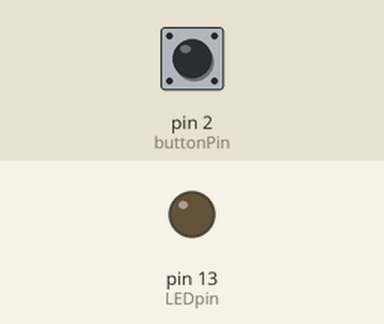
Recording of a sketch running on a simulated Arduino Uno, built with avr-gcc and run on an emulated ATmega328P. On the bench: output pins drawn as LEDs (lit = HIGH). Dashed ring = blinking. The test bench sets the inputs (shaded band); at power-on: pin 2 (buttonPin) LOW.

Above: at 1.2 s.
1.3 s: pin 2 (buttonPin) pulled HIGH for 3.2 s
At 1.7 s:
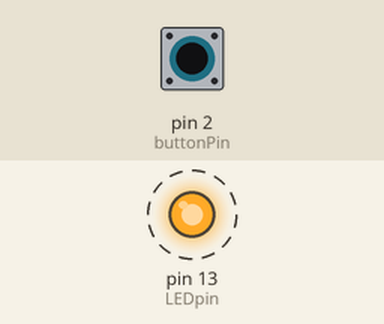
Timing chart, 0 to 5.8 s (numbered marks = the images above; inputs shaded):
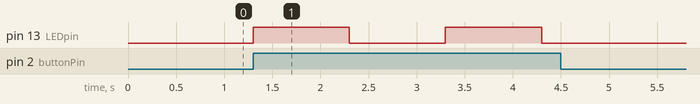

The sketch:

Example_2.ino
```cpp
const int LEDpin = 13;
const int buttonPin = 2;
int val;
void setup() {
  // put your setup code here, to run once:
  pinMode(LEDpin,OUTPUT);
  pinMode(buttonPin,INPUT);

}

void loop() {
  // put your main code here, to run repeatedly:
  val = digitalRead(buttonPin);
  if(val == HIGH)
  {
    digitalWrite(LEDpin,HIGH);
      delay(1000);
      digitalWrite(LEDpin,LOW);
      delay(1000);
  }
  else {digitalWrite(LEDpin,LOW);}

}
```

Measured:
- after the input at 1.3 s, pin 13 (LEDpin): alternates HIGH for 1.0 s and LOW for 1.0 s, 4 changes in all, then stays LOW, starting at once
